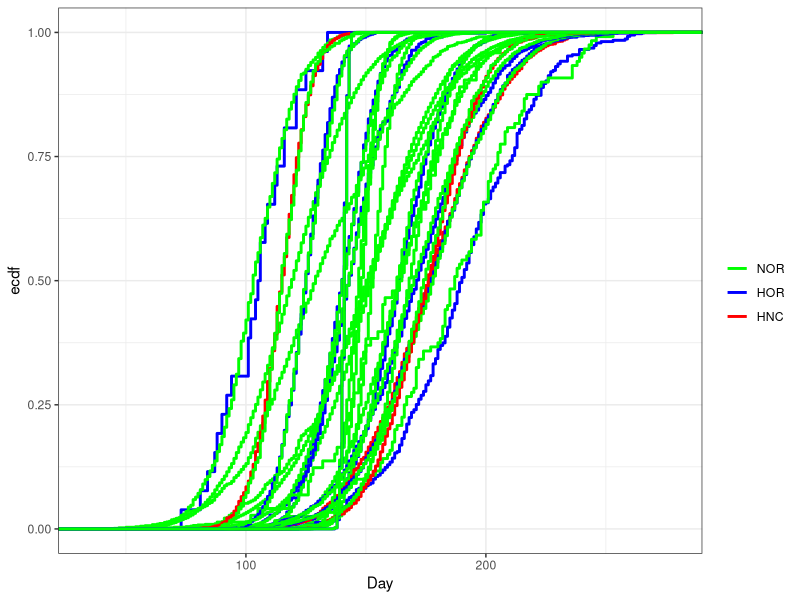

Generate this figure with R:
# LGR Simulation Script
library(plyr)
library(dplyr)
library(tidyr)
library(ggplot2)
library(mvtnorm)
library(MCMCpack)

set.seed(21)
N.lgr <- 100000 # Lower Granite total escapement

n.pops <- c(17,5) # number of spring pops and summer pops

# Hyper-parameters for mean run-timing across spring and summer populations
run.mu.mu <- c(140, 171) # spring mu, summer mu
run.mu.sd <- c(16, 15) # spring sd, summer sd

# Hyper-parameters for sd of run-timing across spring and summer populations
run.sd.mu <- c(16,25)
run.sd.sd <- c(8,2)

# R.V. of population mean run-timing given assigned hyper-parameters
pop.mu <- c(rnorm(n.pops[1],run.mu.mu[1],run.mu.sd[1]),
            rnorm(n.pops[2],run.mu.mu[2],run.mu.sd[2]))

# R.V. of population standard deviation of run-timing given assigned hyper-parameters
pop.sd <- abs(c(rnorm(n.pops[1],run.sd.mu[1],run.sd.sd[1]),
            rnorm(n.pops[2],run.sd.mu[2],run.sd.sd[2])))

#------------------------------------------------------------------------------
# RK's fuzzy thoughts and scratch paper - SHOULD DELETE BEFORE FINAL
# Hyper-parameters for population proporitons
# p_i ~ Dir(alpha_1,....alpha_d) is generated from X_i ~ Gamma(alpha_i, 1)
# where p_i = X_i / sum(X_i).
# If alpha_1,..., alpha_d = 1, then X_i are iid Exp(1) since Gamma(1,1)=Exp(1)
# E[Gamma] = alpha*beta
# E[Exp] = theta
# if alpha = 1, then E[p_i] = 1/sum(n.pops)
# hist(rexp(1000,1))
# hist(rpois(1000,.5))
# x <- 4
# 1 / (sum(n.pops) + x)
# (1 + x)/ (sum(n.pops) + x)
# 
# hist(rgamma(1000,2,1))
#------------------------------------------------------------------------------

# Hyper-parameters for population proportions (includes all origins with pop.)
pop.p.mu <- rdirichlet(1,alpha=rep(1,sum(n.pops))) 


# True population escapement at Lower Granite Dam (includes all origins)
N.pop <- rmultinom(1,N.lgr,pop.p.mu)

# True population proportions crossing LGR
pop.p <- N.pop/N.lgr


# Assign Origin - Wild, Hatchery, Hatchery No Clip
w.alpha  <- rep(1,sum(n.pops))
h.alpha <- rbinom(sum(n.pops),1,.5)
nc.alpha <- rbinom(sum(n.pops),1,.2)

origin.alpha <- cbind(w.alpha,h.alpha,nc.alpha)

origin.pop.p <- matrix(NA,nrow=sum(n.pops),ncol=3)
N.pop.origin <- matrix(NA,nrow=sum(n.pops),ncol=3)
Origin <- NULL

# NEED TO NOW SPLIT COLUMN VALUES INTO INDIVIDUAL RECORDS.

for(i in 1:sum(n.pops)){
  origin.pop.p[i,] <- rdirichlet(1,alpha=origin.alpha[i,])
  N.pop.origin[i,] <- t(rmultinom(1,N.pop[i],origin.pop.p[i,]))
  tmp <- c(rep("NOR",N.pop.origin[i,1]),rep("HOR",N.pop.origin[i,2]),rep("HNC",N.pop.origin[i,3]))
  Origin <- c(Origin,tmp)
}

# Empty list to collect passage dates of individuals by population
obs.day <- list()

# Generate random day of passage for each population
for(i in 1:sum(n.pops)){
  obs.day[[i]] <- round(rnorm(N.pop[i],pop.mu[i],pop.sd[i]),0)
}

names(obs.day) <- paste0("Pop-",1:sum(n.pops))

# Create data frame to start appending information
LGR.df <- ldply(obs.day,data.frame, .id = 'Population') %>% tbl_df() %>%
  rename(Day = `X..i..`) %>%
  mutate(Week = ceiling((Day / 365)*52),
         Origin = factor(Origin,levels=c("NOR","HOR","HNC")),
         Run = ifelse(as.integer(gsub('Pop-', '', Population)) <= n.pops[1], 'Spring', 'Summer'),
         Run = factor(Run, levels = c('Spring', 'Summer')),
         Group = paste(Population, Origin, sep = '-'))


# Create data frame to start appending information
LGR.df <- ldply(obs.day,data.frame)

names(LGR.df) <- c("Population","Day")

LGR.df$Week <- ceiling((LGR.df$Day/365)*52)

LGR.df$Origin <- factor(Origin,levels=c("NOR","HOR","HNC"))

LGR.df$Run <- c(rep("Spring",sum(N.pop[1:n.pops[1]])),
                rep("Summer",sum(N.pop[(n.pops[1]+1):(n.pops[1]+n.pops[2])])))

LGR.df$Run <- factor(LGR.df$Run,levels=c("Spring","Summer"))
LGR.df$Group <- paste0(LGR.df$Population,"-",Origin)

fig_lgr_pop <- ggplot(data=LGR.df, aes(x = Day, group = Group, colour = Origin))+
                stat_ecdf(size=1)+
                scale_colour_manual(name="",values=c("green","blue","red"))+
                #facet_wrap(~Population)+
                theme_bw()
fig_lgr_pop


# Set other parameters.
fallback.rate <- .05 # probability of fish fall-back
reascension.rate <- 1 # conditional probability of fish reascending given they fall-back
                      # need to think about Tucannon R., reascension does not equal 1
                      # possibly set at some weighted mean from previous studies
night.passage.rate <- .05  # probability of fish passing during non window operation
window.rate <- 50/60 # minutes per hour

#window.obs <- .98 # probability observed at window; 1-window.obs is probability missed
# need to account for window observation error at a different point in simulation, account
# when tallying daily observation and place some error rate around the count which can 
# either be positively or negatively biased

marked.rate <- .05 # not sure what this should be; should we make the mark rate different by
                  # origin and population, or does one rate apply to all?
ladder.det <- .99

true.trap.rate <- c(0,.10,.15,.10,0,.10,0)
n.trap.rate <- c(3,10,10,10,2,10,7) #length should equal 52 weeks, and be same
                                    # dimensions of true.trap.rate
weekly.trap.rate <- c(rep(true.trap.rate[1],n.trap.rate[1]),
                      rep(true.trap.rate[2],n.trap.rate[2]),
                      rep(true.trap.rate[3],n.trap.rate[3]),
                      rep(true.trap.rate[4],n.trap.rate[4]),
                      rep(true.trap.rate[5],n.trap.rate[5]),
                      rep(true.trap.rate[6],n.trap.rate[6]),
                      rep(true.trap.rate[7],n.trap.rate[7]))

weekly.trap.rate = rep(0.07, 52)

trap.rate.df = data.frame(Week = 1:52,
                          trap.rate = 0.07) %>% tbl_df()


Fallback <- NA
Reascent <- NA
Night.passage <- NA
Window.passage <- NA
Marked <- NA
Ladder <- NA
Trap <- NA
#Window.observation <- NA


for(i in 1:N.lgr){
  
    Fallback[i] <- rbinom(1,1,fallback.rate)
  
    if(Fallback[i] == 1){Reascent[i] <- rbinom(1,1,reascension.rate)} else
                        {Reascent[i] <- 0}
    
    Night.passage[i] <- rbinom(1,1,night.passage.rate)
    
    if(Night.passage[i] == 0){Window.passage[i] <- rbinom(1,1,window.rate)} else
                             {Window.passage[i] <- 0}

    Marked[i] <- rbinom(1,1,marked.rate)

    Trap[i] <- rbinom(1,1,weekly.trap.rate[LGR.df$Week[i]])
    
    if(Marked[i] == 1 | Trap[i] == 1){Ladder[i] <- rbinom(1,1,ladder.det)} else
                                     {Ladder[i] <- 0}
    
    # Remove window.observation field.        
    #if(Window.passage[i] == 1){Window.observation[i] <- rbinom(1,1,window.obs)} else
    #                          {Window.observation[i] <- 0}  # account for obs error later.
}

LGR.df <- tbl_df(data.frame(LGR.df,cbind(Fallback,Reascent,Night.passage,Window.passage,
                                  Marked, Ladder, Trap))) #Window.observation))


LGR.df %<>% tbl_df() %>%
  mutate(Fallback = rbinom(N.lgr, 1, fallback.rate),
         Reascent = Fallback * rbinom(N.lgr, 1, reascension.rate),
         Night.passage = rbinom(N.lgr, 1, night.passage.rate),
         Window.passage = (1 - Night.passage) * rbinom(N.lgr, 1, window.rate),
         Marked = rbinom(N.lgr, 1, marked.rate)) %>%
  left_join(trap.rate.df) %>%
  mutate(Trap = rbinom(N.lgr, 1, trap.rate),
         Ladder = rbinom(N.lgr, 1, ladder.det))


# NEED TO REMOVE REASCENTS AND ADD TO BOTTOM OF LIST FOR WINDOW OBSERVATIONS

# Tweak the knobs at two population sizes: Low and High
# 1. All assumptions of both models are met.
# 2. Change trap rates across weekly sampling periods.
# 3. Trap closures.
# 4. mess with reascenion and night-time passage
# 5. Window count error.
